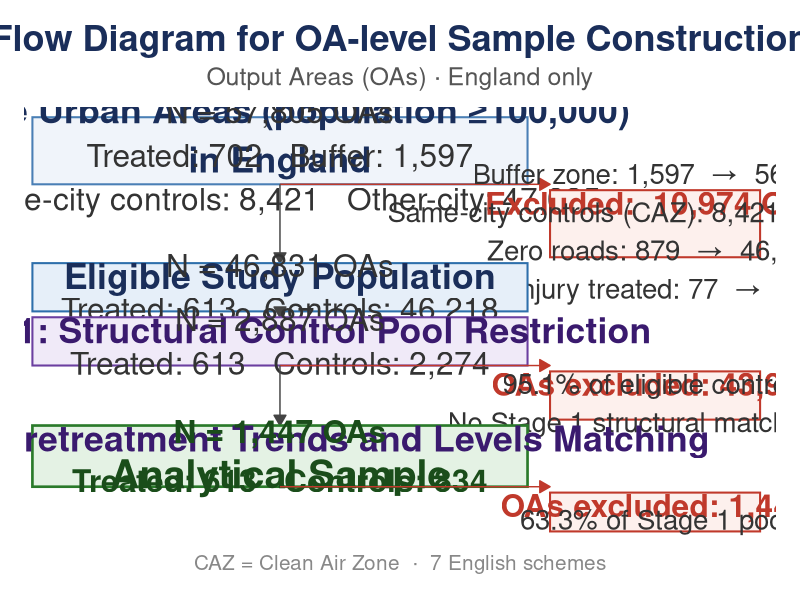

Here is the R script that generated this plot:
library(tidyverse)
library(here)

outdir <- here("output", "diagnostics")
dir.create(outdir, showWarnings = FALSE, recursive = TRUE)

# =============================================================================
# ENGLAND-ONLY FLOW COUNTS
# =============================================================================

counts <- list(
  # Box 2: Large Urban Areas (England)
  matching_eng = 57805,
  treated_eng = 702, buffer_eng = 1597,
  ctrl1_eng = 8421, ctrl2_eng = 47085,

  # Exclusion cascade
  excl_total = 10974,
  excl_buffer = 1597,
  excl_samecity = 8421,
  excl_zero_roads = 879,
  excl_zero_inj_treated = 77,
  post_buffer = 56208,
  post_samecity = 47787,
  post_roads = 46908,

  # Eligible study population (England)
  eligible = 46831,
  elig_treated = 613,
  elig_ctrl = 46218,

  # Stage 1: Structural restriction (per-scheme, ratio 1:50)
  s1_total = 2887, s1_treated = 613, s1_ctrl = 2274,
  s1_ctrl_excl = 43944, s1_ctrl_excl_pct = 95.1,

  # Stage 2 / Final analytical sample
  s2_ctrl_excl = 1440, s2_ctrl_excl_pct = 63.3,
  final_total = 1447, final_treated = 613, final_ctrl = 834
)
fN <- function(x) format(x, big.mark = ",", scientific = FALSE)

# =============================================================================
# TEXT
# =============================================================================

txt <- list(
  b2_head = "Large Urban Areas (population \u2265100,000)\nin England",
  b2_body = paste0("N = ", fN(counts$matching_eng), " OAs\n",
                   "Treated: ", fN(counts$treated_eng),
                   "   Buffer: ", fN(counts$buffer_eng), "\n",
                   "Same-city controls: ", fN(counts$ctrl1_eng),
                   "   Other-city: ", fN(counts$ctrl2_eng)),

  b3_head = "Eligible Study Population",
  b3_body = paste0("N = ", fN(counts$eligible), " OAs\n",
                   "Treated: ", fN(counts$elig_treated),
                   "   Controls: ", fN(counts$elig_ctrl)),

  b4_head = "Stage 1: Structural Control Pool Restriction",
  b4_body = paste0("N = ", fN(counts$s1_total), " OAs\n",
                   "Treated: ", fN(counts$s1_treated),
                   "   Controls: ", fN(counts$s1_ctrl)),

  b4b_head = "Stage 2: Pretreatment Trends and Levels Matching",
  b4b_body = paste0("N = ", fN(counts$final_total), " OAs\n",
                    "Treated: ", fN(counts$final_treated),
                    "   Controls: ", fN(counts$final_ctrl)),
  b4b_foot = "Analytical Sample",

  eA_head = paste0("Excluded:  ", fN(counts$excl_total), " OAs"),
  eA_body = paste0(
    "Buffer zone: ", fN(counts$excl_buffer),
    "  \u2192  ", fN(counts$post_buffer), "\n",
    "Same-city controls (CAZ): ", fN(counts$excl_samecity),
    "  \u2192  ", fN(counts$post_samecity), "\n",
    "Zero roads: ", fN(counts$excl_zero_roads),
    "  \u2192  ", fN(counts$post_roads), "\n",
    "Zero-injury treated: ", fN(counts$excl_zero_inj_treated),
    "  \u2192  ", fN(counts$eligible)),

  eB_head = paste0("OAs excluded: ", fN(counts$s1_ctrl_excl)),
  eB_body = paste0(counts$s1_ctrl_excl_pct, "% of eligible controls\n",
                   "No Stage 1 structural match found"),

  eC_head = paste0("OAs excluded: ", fN(counts$s2_ctrl_excl)),
  eC_body = paste0(counts$s2_ctrl_excl_pct, "% of Stage 1 pool")
)

# =============================================================================
# AUTO-SIZING — boxes scale to text content
# =============================================================================
count_lines <- function(s) length(strsplit(s, "\n")[[1]])

LH  <- 4.0
PAD <- 3.5
GAP <- 2.5

box_h <- function(...) {
  items <- list(...)
  lines <- sum(sapply(items, count_lines))
  n     <- length(items)
  lines * LH + (n - 1) * 1.5 + 2 * PAD
}

h2   <- box_h(txt$b2_head,  txt$b2_body)
h3   <- box_h(txt$b3_head,  txt$b3_body)
h4   <- box_h(txt$b4_head,  txt$b4_body)
h4b  <- box_h(txt$b4b_head, txt$b4b_body, txt$b4b_foot)
eA_h <- box_h(txt$eA_head,  txt$eA_body)
eB_h <- box_h(txt$eB_head,  txt$eB_body)
eC_h <- box_h(txt$eC_head,  txt$eC_body)

# =============================================================================
# LAYOUT
# =============================================================================
CX  <- 34;  BX1 <- 1;  BX2 <- 67
ECX <- 84;  EX1 <- 70; EX2 <- 98

gap_A <- eA_h + 2 * GAP
gap_B <- eB_h + 2 * GAP

total_h <- h2 + gap_A + h3 + GAP + h4 + gap_B + h4b

y       <- total_h + 3
b2_top  <- y;    b2_bot  <- b2_top - h2;   b2_cy  <- (b2_top + b2_bot) / 2
b3_top  <- b2_bot - gap_A; b3_bot <- b3_top - h3;  b3_cy  <- (b3_top + b3_bot) / 2
b4_top  <- b3_bot - GAP;   b4_bot <- b4_top - h4;  b4_cy  <- (b4_top + b4_bot) / 2
b4b_top <- b4_bot - gap_B; b4b_bot <- b4b_top - h4b; b4b_cy <- (b4b_top + b4b_bot) / 2

eA_top <- b2_bot  - GAP;  eA_bot <- eA_top - eA_h;  eA_cy <- (eA_top + eA_bot) / 2
eB_top <- b4_bot  - GAP;  eB_bot <- eB_top - eB_h;  eB_cy <- (eB_top + eB_bot) / 2
eC_top <- b4b_bot - GAP;  eC_bot <- eC_top - eC_h;  eC_cy <- (eC_top + eC_bot) / 2

canvas_top <- b2_top + 4
canvas_bot <- eC_bot - 3

# =============================================================================
# COLOURS
# =============================================================================
fill_data  <- "#F0F4FA";  fill_elig  <- "#E6EFF9";  fill_stage <- "#F0EAF8"
fill_final <- "#E4F2E4";  fill_excl  <- "#FDF0ED"
brd_data   <- "#4A7FB5";  brd_elig   <- "#2E6FAB";  brd_stage  <- "#6B3FA0"
brd_final  <- "#2A7A2A";  brd_excl   <- "#C0392B"
col_arrow  <- "#444444";  col_title  <- "#1A2E5A"

fH <- 9;  fB <- 8;  fI <- 7;  fS <- 8.5;  fE <- 8;  fe <- 7

arr <- arrow(length = unit(0.3, "cm"), type = "closed")

# =============================================================================
# PLOT
# =============================================================================

p <- ggplot() +

  ## -- BOX 2 -----------------------------------------------------------------
  annotate("rect", xmin = BX1, xmax = BX2, ymin = b2_bot, ymax = b2_top,
           fill = fill_data, colour = brd_data, linewidth = 0.7) +
  annotate("text", x = CX, y = b2_top - PAD - LH * count_lines(txt$b2_head) / 2,
           label = txt$b2_head, size = fH, fontface = "bold", colour = col_title,
           lineheight = 1.15) +
  annotate("text", x = CX, y = b2_cy - LH * (count_lines(txt$b2_head) - 1) / 2,
           label = txt$b2_body, size = fB, colour = "#333333", lineheight = 1.15) +

  annotate("segment", x = CX,  xend = EX1, y = b2_bot, yend = b2_bot,
           colour = brd_excl, linewidth = 0.5, arrow = arr) +
  annotate("segment", x = CX,  xend = CX,  y = b2_bot, yend = b3_top,
           colour = col_arrow, linewidth = 0.5, arrow = arr) +

  ## -- EXCLUSION A -----------------------------------------------------------
  annotate("rect", xmin = EX1, xmax = EX2, ymin = eA_bot, ymax = eA_top,
           fill = fill_excl, colour = brd_excl, linewidth = 0.7) +
  annotate("text", x = ECX, y = eA_top - PAD - LH * 0.5,
           label = txt$eA_head, size = fE, fontface = "bold", colour = brd_excl) +
  annotate("text", x = ECX,
           y = eA_top - PAD - LH * 1.5 - LH * count_lines(txt$eA_body) / 2,
           label = txt$eA_body, size = fe, colour = "#333333", lineheight = 1.15) +

  ## -- BOX 3 -----------------------------------------------------------------
  annotate("rect", xmin = BX1, xmax = BX2, ymin = b3_bot, ymax = b3_top,
           fill = fill_elig, colour = brd_elig, linewidth = 0.7) +
  annotate("text", x = CX, y = b3_top - PAD - LH * 0.5,
           label = txt$b3_head, size = fH, fontface = "bold", colour = col_title) +
  annotate("text", x = CX, y = b3_cy,
           label = txt$b3_body, size = fB, colour = "#333333", lineheight = 1.15) +

  annotate("segment", x = CX, xend = CX, y = b3_bot, yend = b4_top,
           colour = col_arrow, linewidth = 0.5, arrow = arr) +

  ## -- BOX 4 -----------------------------------------------------------------
  annotate("rect", xmin = BX1, xmax = BX2, ymin = b4_bot, ymax = b4_top,
           fill = fill_stage, colour = brd_stage, linewidth = 0.7) +
  annotate("text", x = CX, y = b4_top - PAD - LH * 0.5,
           label = txt$b4_head, size = fH, fontface = "bold", colour = "#3A1A6E") +
  annotate("text", x = CX, y = b4_cy,
           label = txt$b4_body, size = fB, colour = "#333333", lineheight = 1.15) +

  annotate("segment", x = CX,  xend = EX1, y = b4_bot, yend = b4_bot,
           colour = brd_excl, linewidth = 0.5, arrow = arr) +
  annotate("segment", x = CX,  xend = CX,  y = b4_bot, yend = b4b_top,
           colour = col_arrow, linewidth = 0.5, arrow = arr) +

  ## -- EXCLUSION B -----------------------------------------------------------
  annotate("rect", xmin = EX1, xmax = EX2, ymin = eB_bot, ymax = eB_top,
           fill = fill_excl, colour = brd_excl, linewidth = 0.7) +
  annotate("text", x = ECX, y = eB_top - PAD - LH * 0.5,
           label = txt$eB_head, size = fE, fontface = "bold", colour = brd_excl) +
  annotate("text", x = ECX,
           y = eB_top - PAD - LH * 1.5 - LH * count_lines(txt$eB_body) / 2,
           label = txt$eB_body, size = fe, colour = "#333333", lineheight = 1.15) +

  ## -- BOX 4b: Stage 2 / Analytical Sample -----------------------------------
  annotate("rect", xmin = BX1, xmax = BX2, ymin = b4b_bot, ymax = b4b_top,
           fill = fill_final, colour = brd_final, linewidth = 0.9) +
  annotate("text", x = CX, y = b4b_top - PAD - LH * 0.5,
           label = txt$b4b_head, size = fH, fontface = "bold", colour = "#3A1A6E",
           lineheight = 1.15) +
  annotate("text", x = CX, y = b4b_cy,
           label = txt$b4b_body, size = fB, fontface = "bold",
           colour = "#1A4D1A", lineheight = 1.3) +
  annotate("text", x = CX,
           y = b4b_bot + PAD + LH * count_lines(txt$b4b_foot) / 2,
           label = txt$b4b_foot, size = fH + 1, fontface = "bold",
           colour = "#1A4D1A") +

  annotate("segment", x = CX, xend = EX1, y = b4b_bot, yend = b4b_bot,
           colour = brd_excl, linewidth = 0.5, arrow = arr) +

  ## -- EXCLUSION C -----------------------------------------------------------
  annotate("rect", xmin = EX1, xmax = EX2, ymin = eC_bot, ymax = eC_top,
           fill = fill_excl, colour = brd_excl, linewidth = 0.7) +
  annotate("text", x = ECX, y = eC_top - PAD - LH * 0.5,
           label = txt$eC_head, size = fE, fontface = "bold", colour = brd_excl) +
  annotate("text", x = ECX,
           y = eC_top - PAD - LH * 1.5 - LH * count_lines(txt$eC_body) / 2,
           label = txt$eC_body, size = fe, colour = "#333333", lineheight = 1.15) +

  ## -- TITLES ----------------------------------------------------------------
  labs(
    title    = "Flow Diagram for OA-level Sample Construction",
    subtitle = "Output Areas (OAs) \u00b7 England only",
    caption  = "CAZ = Clean Air Zone  \u00b7  7 English schemes"
  ) +

  coord_cartesian(xlim = c(0, 100),
                  ylim = c(canvas_bot, canvas_top), expand = FALSE) +
  theme_void(base_size = 18) +
  theme(
    plot.background = element_rect(fill = "white", colour = NA),
    plot.margin     = margin(18, 18, 18, 18),
    plot.title      = element_text(size = 26, face = "bold", colour = col_title,
                                   hjust = 0.5, margin = margin(b = 6)),
    plot.subtitle   = element_text(size = 18, colour = "#555555",
                                   hjust = 0.5, margin = margin(b = 12)),
    plot.caption    = element_text(size = 15, colour = "#888888",
                                   hjust = 0.5, margin = margin(t = 12))
  )

ggsave(file.path(outdir, "fig15_sample_flow_diagram_england.png"),
       plot = p, width = 22, height = 32, dpi = 300, bg = "white")
cat("Saved:", file.path(outdir, "fig15_sample_flow_diagram_england.png"), "\n")
